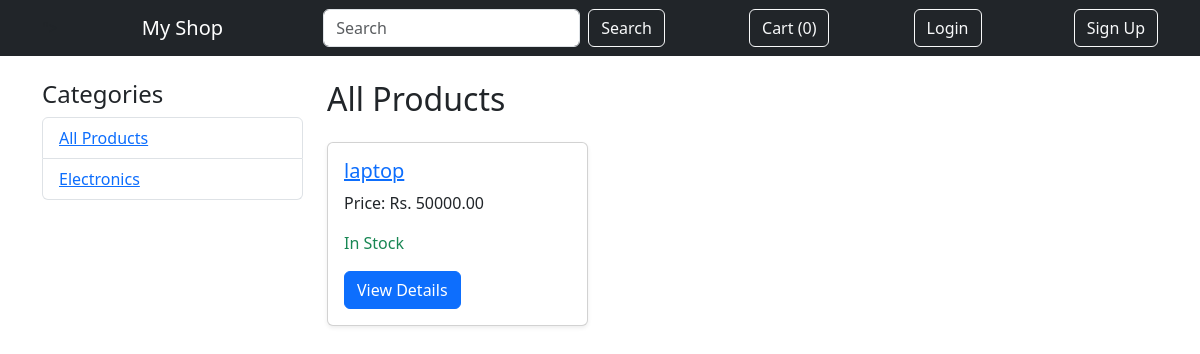
Before: / with the older database file.
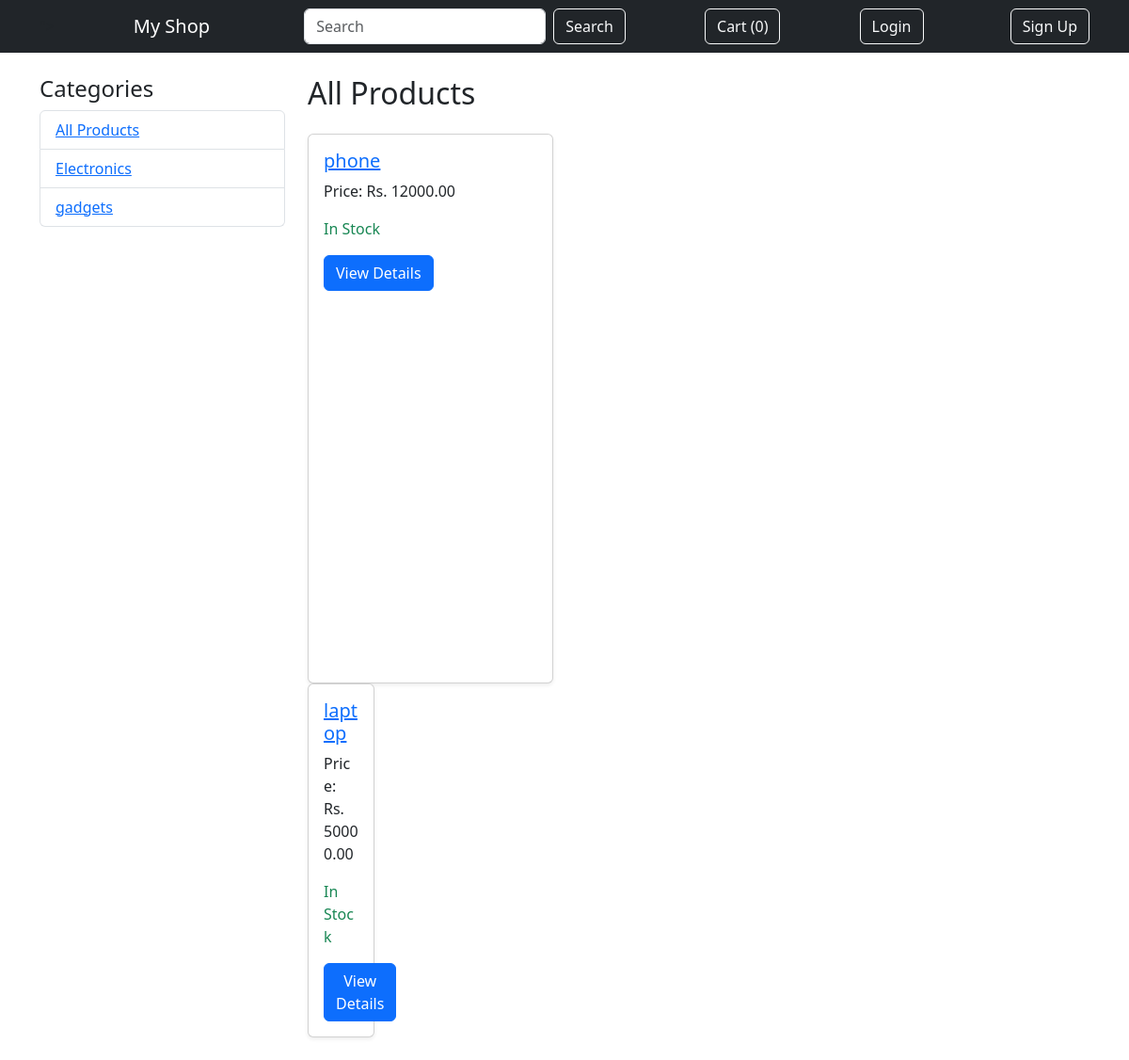
After: the same page with the newer database file.
### store/models.py (models this page shows, shortened)
class Category(models.Model):
    name = models.CharField(max_length=100)
    slug = models.SlugField(max_length=100, unique=True)
    class Meta:
        verbose_name_plural = 'categories'

class Product(models.Model):
    category = models.ForeignKey(Category, related_name='products', on_delete=models.CASCADE)
    name = models.CharField(max_length=200)
    slug = models.SlugField(max_length=200, unique=True)
    description = models.TextField(blank=True)
    price = models.DecimalField(max_digits=10, decimal_places=2)
    stock = models.PositiveIntegerField()
    available = models.BooleanField(default=True)
    image = models.ImageField(upload_to='products/', blank=True, null=True)
    created = models.DateTimeField(auto_now_add=True)
    updated = models.DateTimeField(auto_now=True)
    class Meta:
        ordering = ['-created']

### store/views.py (the view)
# urls.py: path('', views.product_list, name='product_list'),
def product_list(request, category_slug=None):
    category = None
    categories = Category.objects.all()
    products = Product.objects.filter(available=True)
    query = request.GET.get('q')
    if category_slug:
        category = get_object_or_404(Category, slug=category_slug)
        products = products.filter(category=category)
    if query:
        products = products.filter(name__icontains=query)
    return render(request, 'store/product_list.html', {'category': category, 'categories': categories, 'products': products,'query': query})

### cart/cart.py (called while the page is built)
    def __len__(self):
        return sum(int(item['quantity']) for item in self.cart.values())

### cart/context_processors.py (called while the page is built)
def cart(request):
    return {'cart': Cart(request)}

### store/templates/store/product_list.html (shortened to what this page needs)
{% extends 'store/base.html' %}
{% block content %}
<div class="row">
    <div class="col-md-3">
        <h4>Categories</h4>
        <ul class="list-group">
            <li class="list-group-item">
                <a href="{% url 'store:product_list' %}">All Products</a>
            </li>
            {% for c in categories %}
                <li class="list-group-item">
                    <a href="{% url 'store:product_list_by_category' c.slug %}">
                        {{ c.name }}
                    </a>
                </li>
            {% endfor %}
        </ul>
    </div>
    <div class="col-md-9">
        <h2 class="mb-4">
            {% if category %}{{ category.name }}{% else %}All Products{% endif %}
        </h2>
        {% for product in products %}
            <div class="row">
                <div class="col-md-4 mb-4">
                    <div class="card h-100 shadow-sm">
                        <div class="card-body">
                           <h5 class="card-title">
                        <a href="{% url 'store:product_detail' product.slug %}">
                            {{ product.name }}
                        </a>
                    </h5>
                    <p class="card-text">Price: Rs. {{ product.price }}</p>
                    <p class="card-text">
                        {% if product.stock > 0 %}
                            <span class="text-success">In Stock</span>
                        {% else %}
                            <span class="text-danger">Out of Stock</span>
                        {% endif %}
                    </p>
                    <a href="{% url 'store:product_detail' product.slug %}" class="btn btn-primary">View Details</a>
                </div>
            </div>
        {% empty %}
            <div class="col-12">
            <p class="text-muted">No products available.</p>
        {% endfor %}
        </div>
    </div>
</div>
{% endblock %}

### store/templates/store/base.html (shortened to what this page needs)
<!DOCTYPE html>
<html>
<head>
    <link href="https://cdn.jsdelivr.net/npm/bootstrap@5.3.3/dist/css/bootstrap.min.css" rel="stylesheet">
</head>
<body>
    <nav class="navbar navbar-dark bg-dark mb-4">
        <div class="container d-flex justify-content-between align-items-center">     ">
            <a class="navbar-brand text-white text-decoration-none" href="/">My Shop</a>
            <form class="d-flex" method="get" action="{% url 'store:product_list' %}">
                <input class="form-control me-2" type="search" placeholder="Search" aria-label="Search" name="q" value="{{ request.GET.q }}">
                <button class="btn btn-outline-light" type="submit">Search</button>
            </form>
            <a href="{% url 'cart:cart_detail' %}" class="btn btn-outline-light">
                Cart ({{ cart|length }})
            </a>
            {% if user.is_authenticated %}
            <span class="text-white me-2">Hello, {{ user.username }}</span>
                <a href="{% url 'orders:order_history' %}" class="btn btn-outline-light me-2">Order History</a>
                <a href="{% url 'accounts:logout' %}" class="btn btn-outline-light">Logout</a>
            {% else %}
                <a href="{% url 'accounts:login' %}" class="btn btn-outline-light me-2">Login</a>
                <a href="{% url 'accounts:signup' %}" class="btn btn-outline-light">Sign Up</a>
            {% endif %}
        </div>
    </nav>
    <div class="container">
        {% block content %}
        {% endblock %}
    </div>
</body>
</html>

Changed rows visible on the page:
added Category: name "gadgets"
added Product: name "phone", price "12000.00", stock "In Stock"
